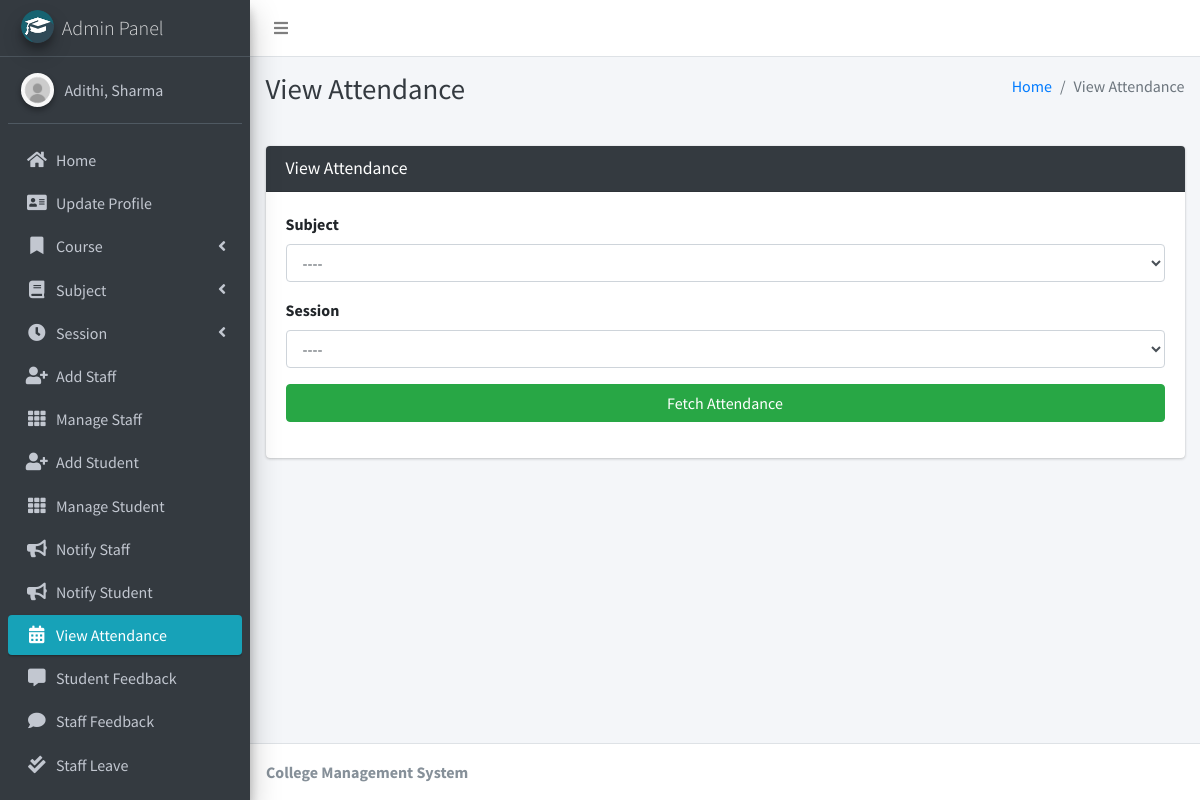
Page /attendance/view/ (signed in) on the committed database.
### main_app/models.py (models this page shows)
class CustomUser(AbstractUser):
    USER_TYPE = ((1, "HOD"), (2, "Staff"), (3, "Student"))
    GENDER = [("M", "Male"), ("F", "Female")]
    username = None  # Removed username, using email instead
    email = models.EmailField(unique=True)
    user_type = models.CharField(default=1, choices=USER_TYPE, max_length=1)
    gender = models.CharField(max_length=1, choices=GENDER)
    profile_pic = models.ImageField()
    address = models.TextField()
    fcm_token = models.TextField(default="")  # For firebase notifications
    created_at = models.DateTimeField(auto_now_add=True)
    updated_at = models.DateTimeField(auto_now=True)
    USERNAME_FIELD = "email"
    REQUIRED_FIELDS = []
    objects = CustomUserManager()
    def __str__(self):
        return self.last_name + ", " + self.first_name

### main_app/hod_views.py (the view)
# urls.py: path("attendance/view/", hod_views.admin_view_attendance,
def admin_view_attendance(request):
    subjects = Subject.objects.all()
    sessions = Session.objects.all()
    context = {
        'subjects': subjects,
        'sessions': sessions,
        'page_title': 'View Attendance'
    }
    return render(request, "hod_template/admin_view_attendance.html", context)

### main_app/models.py (called while the page is built)
    def __str__(self):
        return "From " + str(self.start_year) + " to " + str(self.end_year)

### main_app/templates/hod_template/admin_view_attendance.html (shortened to what this page needs)
{% extends 'main_app/base.html' %}
{% load static %}
{% block page_title %}{{page_title}}{% endblock page_title %}
{% block content %}
<section class="content">
    <div class="container-fluid">
        <div class="row">
            <div class="col-md-12">
                <div class="card card-dark">
                    <div class="card-header">
                        <h3 class="card-title">{{page_title}}</h3>
                    </div>
                    <div class="card-body">
                        <div class="form-group">
                            <label>Subject</label>
                            <select name="subject" class="form-control" id='subject'>
                                <option value="">----</option>
                            </select>
                        </div>
                        <div class="form-group">
                            <label>Session</label>
                            <select name="session" class="form-control" id='session'>
                                <option value="">----</option>
                            </select>
                        </div>
                        <div class="form-group"><div  style="display: none;" class="alert alert-danger" id='error_attendance'></div>
                             <button type="button" id='fetch_attendance' class="btn btn-success btn-block">Fetch Attendance</button>
                        </div>
                </div>
            </div>
        </div>
    </div>
</section>
{% endblock content %}

### main_app/templates/main_app/sidebar_template.html (shortened to what this page needs)
{% load static %}
<aside class="main-sidebar sidebar-dark-info elevation-4">
    {% if request.user.user_type == '1' %}
    <a href="{% url 'admin_home' %}" class="brand-link">
        <img src="{% static 'dist/img/cmsl.png' %} " alt="AdminLTE Logo"
            class="brand-image img-circle elevation-3" >
        <span class="brand-text font-weight-light">Admin Panel</span>
    </a>
    <div class="sidebar">
        <div class="user-panel mt-3 pb-3 mb-3 d-flex">
            <div class="image">
                <img src="{{ request.user.profile_pic}}" class="img-circle elevation-2" alt="User Image">
            </div>
            <div class="info">
                <a href="#" class="d-block">{{user}}</a>
            </div>
        </div>
        <nav class="mt-2">
            <ul class="nav nav-pills nav-sidebar flex-column" data-widget="treeview" role="menu" data-accordion="false">
                <li class="nav-item">
                    {% url 'admin_home' as admin_home %}
                    <a href="{{admin_home}}" class="nav-link {% if admin_home == request.path %} active {% endif %}">
                        <i class="nav-icon fas fa-home"></i>
                        <p>
                            Home
                        </p>
                    </a>
                </li>
                <li class="nav-item">
                    {% url 'admin_view_profile' as admin_view_profile %}
                    <a href="{{admin_view_profile}}"
                        class="nav-link {% if admin_view_profile == request.path %} active {% endif %}">
                        <i class="nav-icon fas fa-address-card"></i>
                        <p>
                            Update Profile
                        </p>
                    </a>
                </li>
                <li class="nav-item has-treeview">
                    <a href="#" class="nav-link">
                        <i class="nav-icon fas fa-bookmark"></i>
                        <p>
                            Course
                            <i class="fas fa-angle-left right"></i>
                        </p>
                    </a>
                </li>
                <li class="nav-item has-treeview">
                    <a href="#" class="nav-link">
                        <i class="nav-icon fas fa-book"></i>
                        <p>
                            Subject
                            <i class="fas fa-angle-left right"></i>
                        </p>
                    </a>
                </li>
                <li class="nav-item has-treeview">
                    <a href="#" class="nav-link">
                        <i class="nav-icon fas fa-clock"></i>
                        <p>
                            Session
                            <i class="fas fa-angle-left right"></i>
                        </p>
                    </a>
                </li>
                <li class="nav-item">
                    {% url 'add_staff' as add_staff %}
                    <a href="{{add_staff}}" class="nav-link {% if add_staff == request.path %} active {% endif %}">
                        <i class="nav-icon fas fa-user-plus"></i>
                        <p>
                            Add Staff
                        </p>
                    </a>
                </li>
                <li class="nav-item">
                    {% url 'manage_staff' as manage_staff %}
                    {% url 'edit_staff' staff_id as edit_staff %}
                    <a href="{{manage_staff}}"
                        class="nav-link {% if manage_staff == request.path or request.path == edit_staff %} active {% endif %}">
                        <i class="nav-icon fas fa-th"></i>
                        <p>
                            Manage Staff
                        </p>
                    </a>
                </li>
                <li class="nav-item">
                    {% url 'add_student' as add_student%}
                    <a href="{{add_student}}" class="nav-link  {% if add_student == request.path %} active {% endif %}">
                        <i class="nav-icon fas fa-user-plus"></i>
                        <p>
                            Add Student
                        </p>
                    </a>
                </li>
                <li class="nav-item">
                    {% url 'manage_student' as manage_student %}
                    {% url 'edit_student' student_id as edit_student %}
                    <a href="{{manage_student}}"
                        class="nav-link  {% if edit_student == request.path or manage_student == request.path %} active {% endif %}">
                        <i class="nav-icon fas fa-th"></i>
                        <p>
                            Manage Student
                        </p>
                    </a>
                </li>
                <li class="nav-item">
                    {% url 'admin_notify_staff' as admin_notify_staff %}
                    <a href="{{admin_notify_staff}}"
                        class="nav-link {% if admin_notify_staff == request.path %} active {% endif %}">
                        <i class="nav-icon fas fa-bullhorn"></i>
                        <p>
                            Notify Staff
                        </p>
                    </a>
                </li>
                <li class="nav-item">
                    {% url 'admin_notify_student' as admin_notify_student %}
                    <a href="{{admin_notify_student}}"
                        class="nav-link {% if admin_notify_student == request.path %} active {% endif %}">
                        <i class="nav-icon fas fa-bullhorn"></i>
                        <p>
                            Notify Student
                        </p>
                    </a>
                </li>
                <li class="nav-item">
                    {% url 'admin_view_attendance' as admin_view_attendance %}
                <li class="nav-item">
                    <a href="{{admin_view_attendance}}"
                        class="nav-link  {% if admin_view_attendance == request.path %} active {% endif %}">
                        <i class="nav-icon fas fa-calendar-alt"></i>
                        <p>
                            View Attendance
                        </p>
                    </a>
                </li>
                <li class="nav-item">
                    {% url 'student_feedback_message' as student_feedback_message %}
                    <a href="{{ student_feedback_message }}"
                        class="nav-link  {% if student_feedback_message == request.path %} active {% endif %}">
                        <i class="nav-icon fas fa-comment-alt"></i>
                        <p>
                            Student Feedback
                        </p>
                    </a>
                </li>
                <li class="nav-item">
                    {% url 'staff_feedback_message' as staff_feedback_message %}
                    <a href="{{staff_feedback_message}}"
                        class="nav-link   {% if staff_feedback_message == request.path %} active {% endif %}">
                        <i class="nav-icon fas fa-comment"></i>
                        <p>
                            Staff Feedback
                        </p>
                    </a>
                </li>
                <li class="nav-item">
                    {% url 'view_staff_leave' as view_staff_leave %}
                    <a href="{{view_staff_leave}}"
                        class="nav-link  {% if view_staff_leave == request.path %} active {% endif %}">
                        <i class="nav-icon fas fa-check-double"></i>
                        <p>
                            Staff Leave
                        </p>
                    </a>
                </li>
                <li class="nav-item">
                    {% url 'view_student_leave' as view_student_leave %}
                    <a href="{% url 'view_student_leave' %}"
                        class="nav-link  {% if view_student_leave == request.path %} active {% endif %}">
                    </a>
                </li>
                                        {% endif %}
                                    </ul>
                                </nav>
                            </div>
</aside>

### rows in the picture
CustomUser: user.profile_pic (picture), last_name+first_name "Adithi, Sharma"

### other values in the picture
{{ page_title }} "View Attendance"
